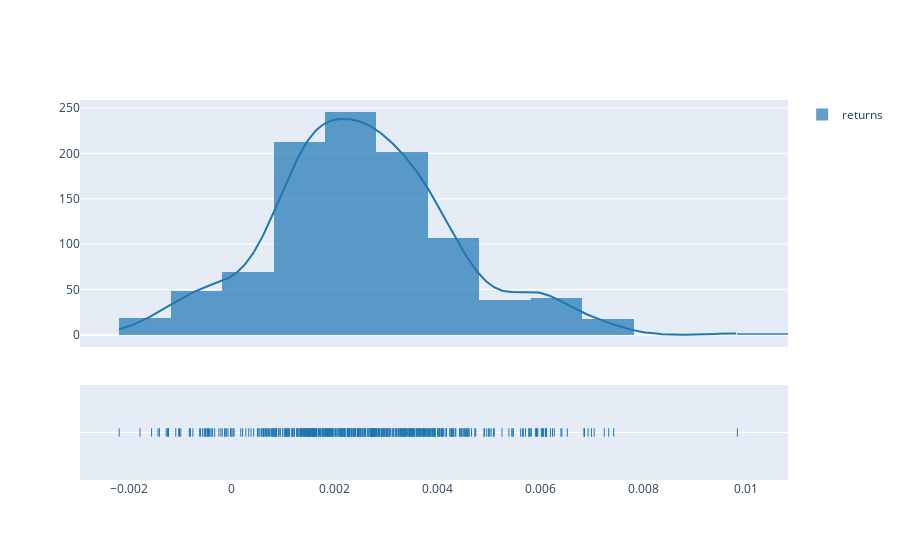

Notebook source saved alongside this figure:
### Code cell
ff.create_distplot([port_return], ['returns'], bin_size=0.001)

### Figure 1 — Plotly figure (JSON) as saved in the notebook; plotly's stock layout.template omitted (floating-point values rounded to 4 significant figures; data arrays with more than 128 entries replaced by an {"elided": "..."} marker saying what was removed)
{"data": [{"histnorm": "probability density", "legendgroup": "returns", "marker": {"color": "rgb(31, 119, 180)"}, "name": "returns", "opacity": 0.7, "type": "histogram", "x": {"elided": "522 float values"}, "xaxis": "x", "xbins": {"end": 0.009829, "size": 0.001, "start": -0.002187}, "yaxis": "y"}, {"legendgroup": "returns", "marker": {"color": "rgb(31, 119, 180)"}, "mode": "lines", "name": "returns", "showlegend": false, "type": "scatter", "x": {"elided": "500 float values"}, "xaxis": "x", "y": {"elided": "500 float values"}, "yaxis": "y"}, {"legendgroup": "returns", "marker": {"color": "rgb(31, 119, 180)", "symbol": "line-ns-open"}, "mode": "markers", "name": "returns", "showlegend": false, "type": "scatter", "x": {"elided": "522 float values"}, "xaxis": "x", "y": {"elided": "522 str values"}, "yaxis": "y2"}], "layout": {"autosize": true, "barmode": "overlay", "hovermode": "closest", "legend": {"traceorder": "reversed"}, "xaxis": {"anchor": "y2", "autorange": true, "domain": [0, 1], "range": [-0.002926, 0.01081], "type": "linear", "zeroline": false}, "yaxis": {"anchor": "free", "autorange": true, "domain": [0.35, 1], "position": 0, "range": [-13.33, 258.8], "type": "linear"}, "yaxis2": {"anchor": "x", "autorange": true, "domain": [0, 0.25], "dtick": 1, "range": [-1, 1], "showticklabels": false, "type": "category"}}}
